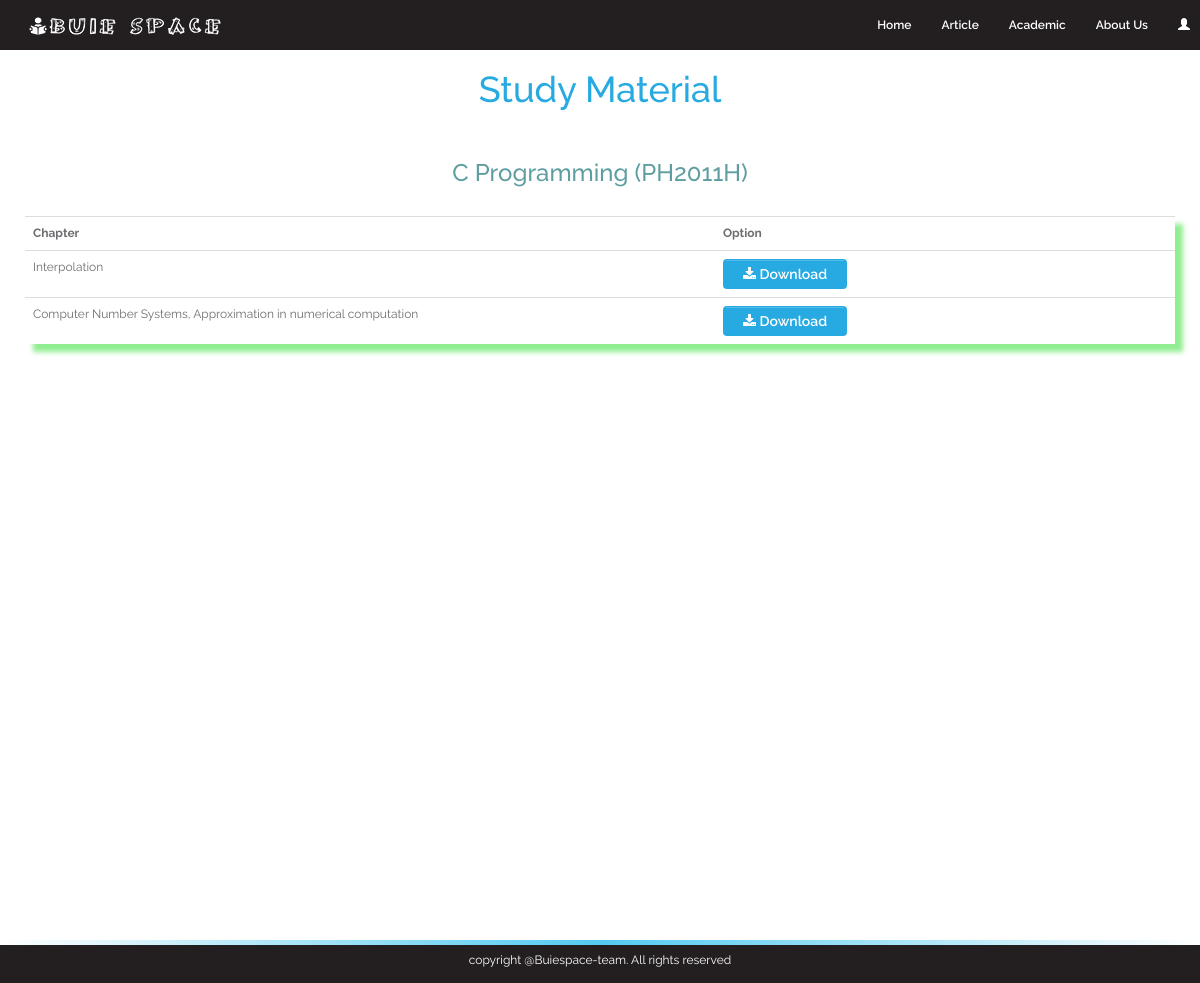
The app's page /collageapp/notes/2 with its own data.
### collageapp/models.py (models this page shows, shortened)
class Subject(models.Model):
    name = models.CharField(max_length=50)
    subjectcode = models.CharField(max_length=20,null=True,blank=True)

class Metarial(models.Model):
    subject = models.ForeignKey(to=Subject,on_delete = models.CASCADE,null=True,blank=True)
    notes = models.FileField(upload_to='files/')
    chapter = models.CharField(max_length=100,blank=True,null=True)

### collageapp/views.py (the view)
# urls.py: path('notes/<int:pk>', views.notes,name='notes'),
def notes(request,pk):
    subject = Subject.objects.get(pk=pk)
    notes = Metarial.objects.filter(subject=subject)
    return render(request,"notes.html",{"notes":notes,"subject":subject})

### templates/notes.html (shortened to what this page needs)
{% extends 'base.html' %}
{% block content %}
    <h1 style="text-align: center;">Study Material</h1>
  <div class="container" style="margin-top:30px; height:100%;">
    <h3 class='title' style="color:cadetblue"><center>{{subject.name}} ({{subject.subjectcode}})</center></h3>
        <div class="tab-pane " id="three" style="box-shadow: 8px 8px 5px lightgreen;">
                <div class="tabcontent innerT" style="margin-top:20px">
                	<table class="table table-hover table-responsive">
                        <tr>
                			<th width="60%">Chapter</th>
                			<th>Option</th>
                		</tr>
                        {% for note in notes %}
                            <tr>
                                <td>{{note.chapter}}</td>
                                <td><a href="{{note.notes.url}}" target="_blank" class='btn btn-primary'><span class='fa fa-download'></span> Download</a></td>
                            </tr>
                        {% endfor %}
                	</table>
                </div>
        </div>
    </div>
{% endblock  %}

### static/css/style.css (style rules this page uses)
html, body { height: 100%; width: 100%; }
body { font-family: 'Raleway', sans-serif; color: #6d6e71; font-size: 12px; }
h1, h2, h3, h4, h5, h6 { color: #27aae1; }
a { color: #27aae1; }
a, a:active, a:focus { outline: none; }
.btn-primary { background: #27aae1; padding: 5px 20px; border: none; font-size: 14px; border-radius: 4px; color: #fff; position: relative; font-weight: 600; outline: none; }
.btn-primary::before { content: ""; background: rgba(255,255,255, 0.2); position: absolute; width: 95%; height: 1px; top: 1px; left: 0; right: 0; margin: auto; }

### records on screen
Subject: name "C Programming", subjectcode "PH2011H"
Metarial: chapter "Interpolation"
Metarial: chapter "Computer Number Systems, Approximation in numerical computation"
